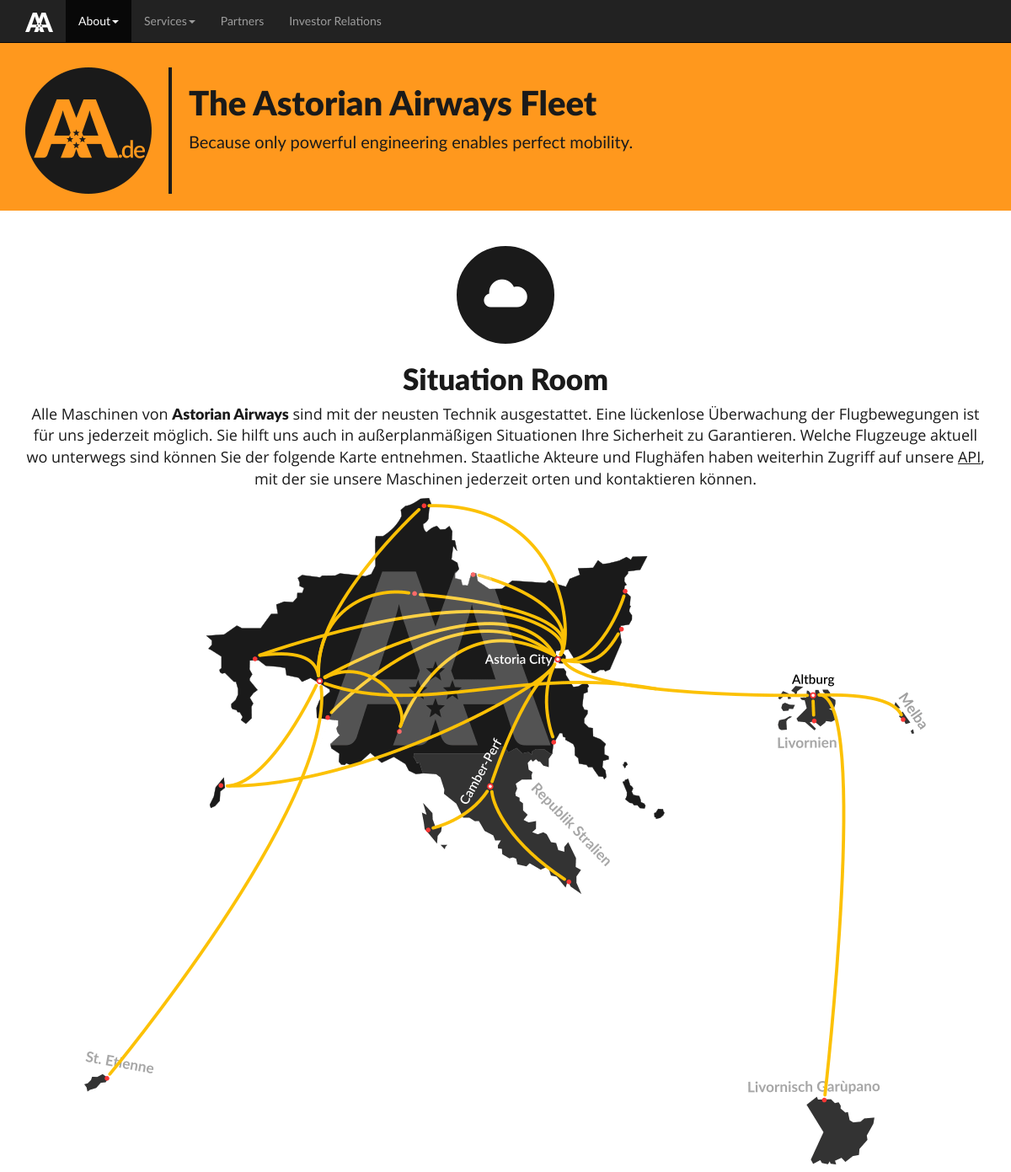
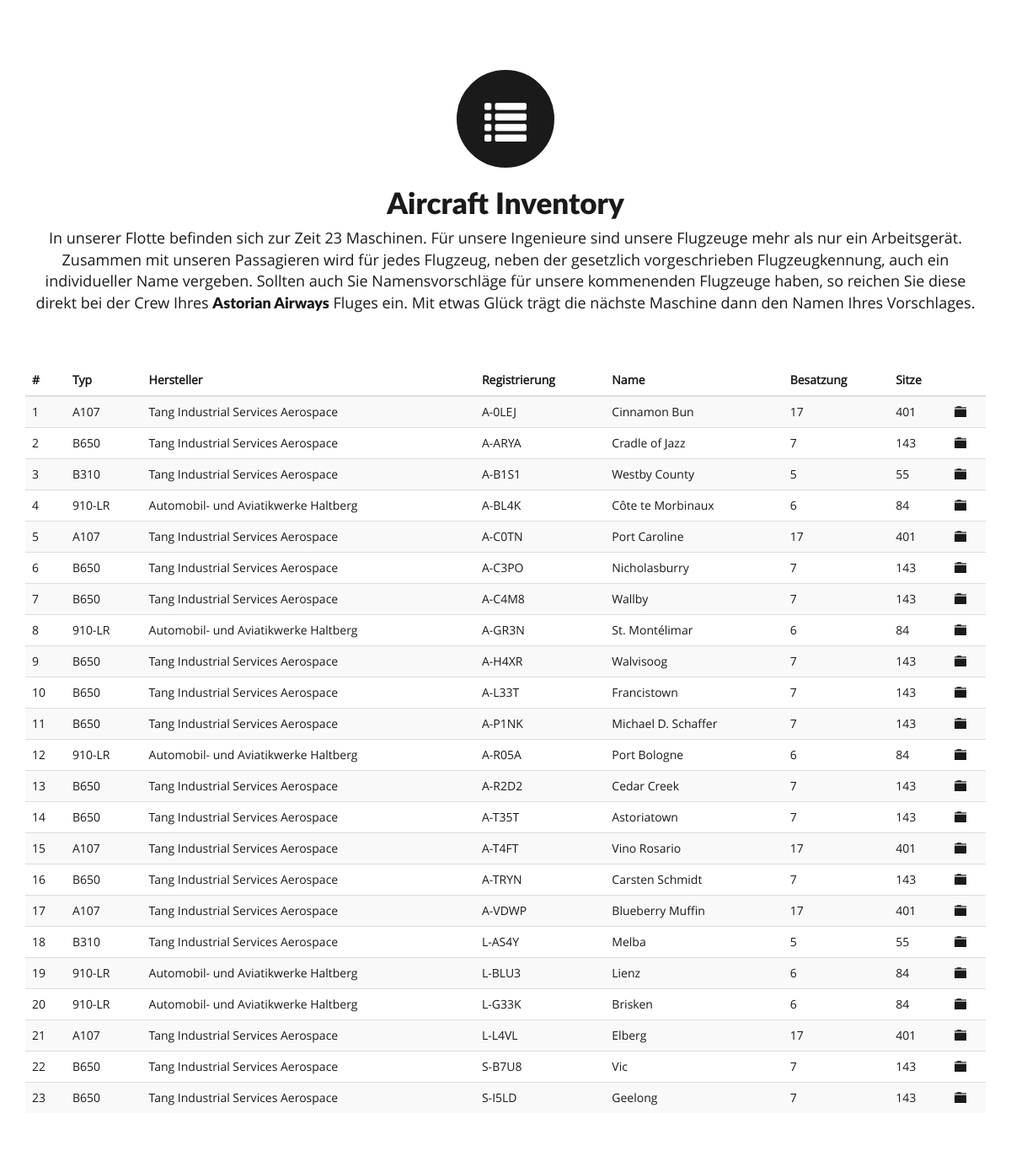
Page /gallery/fleet.html on the committed database (2 pictures, top to bottom).
### aaweb/models.py (models this page shows, shortened)
class Plane(Model):
    aircraft = CharField(max_length=20)
    manufacturer = CharField(max_length=255)
    alias = CharField(unique=True, max_length=100)
    registration = CharField(unique=True, max_length=6)
    pilots = IntegerField()
    purpose = CharField(max_length=255)
    comment = TextField(null=True)
    layout =  ForeignKeyField(PlaneLayout, related_name="layout")
    owner = ForeignKeyField(Company, related_name="owned_planes")
    operator = ForeignKeyField(Company, related_name="leased_planes")
    class Meta:
        database = data_db

class PlaneLayout(Model):
    economy_class = IntegerField(default=0)
    business_class = IntegerField(default=0)
    first_class = IntegerField(default=0)
    flight_attendants = IntegerField()
    picture = CharField()
    class Meta:
        database = data_db

### aaweb/views/gallery.py (the view)
@app.route('/gallery/fleet.html')
def view_fleet():
    planes = Plane.select().order_by(Plane.registration)
    return render_template('gallery/fleet.html', planes=planes)

### aaweb/__init__.py (called while the page is built)
@app.before_request
def session_activity():
  session.modified = True

### aaweb/models.py (called while the page is built)
@app.before_request
def _db_connect():
    data_db.connect()

@app.teardown_request
def _db_close(exc):
    if not data_db.is_closed():
        data_db.close()

### templates/gallery/fleet.html (shortened to what this page needs)
{% extends "base.html" %}
{% set active_page = ["about", "fleet"] %}
{% block banner_color %}bg-color2{% endblock %}
{% block banner_title %}The Astorian Airways Fleet{% endblock %}
{% block banner_content %}Because only powerful engineering enables perfect mobility.{% endblock %}
{% block content %}
    <div class="row last">
        <div class="col-lg-12 centered offer-box">
          <div class="img-circle offer-circle centered bg-black txt-white"><span class="glyphicon glyphicon-cloud" aria-hidden="true"></span></div>
          <h2>Situation Room</h2>
          <p>Alle Maschinen von <span class="mind">Astorian Airways</span> sind mit der neusten Technik ausgestattet. Eine l&uuml;ckenlose &Uuml;berwachung der Flugbewegungen ist f&uuml;r uns jederzeit m&ouml;glich. Sie hilft uns auch in au&szlig;erplanm&auml;&szlig;igen Situationen Ihre Sicherheit zu Garantieren. Welche Flugzeuge aktuell wo unterwegs sind k&ouml;nnen Sie der folgende Karte entnehmen. Staatliche Akteure und Flugh&auml;fen haben weiterhin Zugriff auf unsere <a href="{{ url_for('view_api')}}">API</a>, mit der sie unsere Maschinen jederzeit orten und kontaktieren k&ouml;nnen.</p>
          <img class="img-responsive center-block" src="{{ url_for('gallery_live_map') }}" class="gap">
        </div>
    </div>
    <div class="row last">
        <div class="col-lg-12 centered offer-box">
          <div class="img-circle offer-circle centered bg-black txt-white"><span class="glyphicon glyphicon-list" aria-hidden="true"></span></div>
          <h2>Aircraft Inventory</h2>
          <p>In unserer Flotte befinden sich zur Zeit {{ planes.count() }} Maschinen. F&uuml;r unsere Ingenieure sind unsere Flugzeuge mehr als nur ein Arbeitsger&auml;t. Zusammen mit unseren Passagieren wird f&uuml;r jedes Flugzeug, neben der gesetzlich vorgeschrieben Flugzeugkennung, auch ein individueller Name vergeben. Sollten auch Sie Namensvorschl&auml;ge f&uuml;r unsere kommenenden Flugzeuge haben, so reichen Sie diese direkt bei der Crew Ihres <span class="mind">Astorian Airways</span> Fluges ein. Mit etwas Gl&uuml;ck tr&auml;gt die n&auml;chste Maschine dann den Namen Ihres Vorschlages.</p>
        </div>
    </div>
    <div class="table-responsive">
      <table class="table table-hover table-striped">
        <thead>
          <tr>
            <th>#</th>
            <th>Typ</th>
            <th>Hersteller</th>
            <th>Registrierung</th>
            <th>Name</th>
            <th>Besatzung</th>
            <th>Sitze</th>
            <th></th>
          </tr>
        </thead>
        <tbody>
        {% for p in planes if p.owner.ownCompany %}
          <tr>
            <td>{{ loop.index }}</td>
            <td>{{ p.aircraft }}</td>
            <td>{{ p.manufacturer }}</td>
            <td>{{ p.registration }}</td>
            <td>{{ p.alias }}</td>
            <td>{{ p.pilots +  p.layout.flight_attendants }}</td>
            <td>{{ p.layout.economy_class + p.layout.business_class + p.layout.first_class }}</td>
            <td><a href="{{ url_for('gallery_plane',registration=p.registration) }}"><span class="glyphicon glyphicon-folder-close" aria-hidden="true"></span></a></td>
          </tr>
        {% endfor %}
        </tbody>
      </table>
    </div>
    <div class="row last"></div>
  </div>
{% endblock %}

### templates/base.html (shortened to what this page needs)
{% set active_page = active_page|default(["home"]) -%}
<!DOCTYPE html>
<html lang="en">
  <head>
    <link href="/static/css/bootstrap.min.css" rel="stylesheet">
    <link href="/static/css/base.min.css" rel="stylesheet" type="text/css">
  </head>
  <body>
    {% block navigation %}
    <nav class="navbar navbar-inverse navbar-fixed-top">
      <div class="container">
        <div class="navbar-header">
          <a class="navbar-brand" href="{{ url_for('home') }}"><img src="/static/imgs/logo_small.png" alt="Astorian Airways"></a>
        </div>
        <div id="navbar" class="navbar-collapse collapse">
          <ul class="nav navbar-nav">
            <li class="dropdown{% if "about" in active_page %} active{% endif %}">
              <a href="#" class="dropdown-toggle" data-toggle="dropdown" role="button" aria-expanded="false">About<span class="caret"></span></a>
            </li>
            <li class="dropdown{% if "service" in active_page %} active{% endif %}">
              <a href="#" class="dropdown-toggle" data-toggle="dropdown" role="button" aria-expanded="false">Services<span class="caret"></span></a>
            </li>
            <li{% if "partners" in active_page %} class="active"{% endif %}><a href="{{ url_for('view_partners') }}">Partners</a></li>
            <li{% if "investor" in active_page %} class="active"{% endif %}><a href="{{ url_for('view_investor') }}">Investor Relations</a></li>
        </div>
      </div>
    </nav>
    {% endblock %}
    {% block banner %}
    <div class="banner {% block banner_color %}bg-color2{% endblock %}">
      <div class="container">
        <div class="row">
          <div class="col-lg-12">
          <img src="/static/imgs/logo_a1.png">
            <h1>{% block banner_title %}Some Banner Topic{% endblock %}</h1>
            <p>{% block banner_content %}A random banner content sentence{% endblock %}</p>
          </div>
        </div>
      </div>
    </div>
    {% endblock %}
    <div class="container">
    {% block content %}
    {% endblock %}
  </body>
</html>

### rows in the picture
Plane: aircraft "A107", manufacturer "Tang Industrial Services Aerospace", registration "A-0LEJ", alias "Cinnamon Bun", p.pilots+p.layout.flight_attendants "17", layout "401"
Plane: aircraft "B650", manufacturer "Tang Industrial Services Aerospace", registration "A-ARYA", alias "Cradle of Jazz", p.pilots+p.layout.flight_attendants "7", layout "143"
Plane: aircraft "B310", manufacturer "Tang Industrial Services Aerospace", registration "A-B1S1", alias "Westby County", p.pilots+p.layout.flight_attendants "5", layout "55"
Plane: aircraft "910-LR", manufacturer "Automobil- und Aviatikwerke Haltberg", registration "A-BL4K", alias "Côte te Morbinaux", p.pilots+p.layout.flight_attendants "6", layout "84"
Plane: aircraft "A107", manufacturer "Tang Industrial Services Aerospace", registration "A-C0TN", alias "Port Caroline", p.pilots+p.layout.flight_attendants "17", layout "401"
Plane: aircraft "B650", manufacturer "Tang Industrial Services Aerospace", registration "A-C3PO", alias "Nicholasburry", p.pilots+p.layout.flight_attendants "7", layout "143"
Plane: aircraft "B650", manufacturer "Tang Industrial Services Aerospace", registration "A-C4M8", alias "Wallby", p.pilots+p.layout.flight_attendants "7", layout "143"
Plane: aircraft "910-LR", manufacturer "Automobil- und Aviatikwerke Haltberg", registration "A-GR3N", alias "St. Montélimar", p.pilots+p.layout.flight_attendants "6", layout "84"
Plane: aircraft "B650", manufacturer "Tang Industrial Services Aerospace", registration "A-H4XR", alias "Walvisoog", p.pilots+p.layout.flight_attendants "7", layout "143"
Plane: aircraft "B650", manufacturer "Tang Industrial Services Aerospace", registration "A-L33T", alias "Francistown", p.pilots+p.layout.flight_attendants "7", layout "143"
Plane: aircraft "B650", manufacturer "Tang Industrial Services Aerospace", registration "A-P1NK", alias "Michael D. Schaffer", p.pilots+p.layout.flight_attendants "7", layout "143"
Plane: aircraft "910-LR", manufacturer "Automobil- und Aviatikwerke Haltberg", registration "A-R05A", alias "Port Bologne", p.pilots+p.layout.flight_attendants "6", layout "84"
Plane: aircraft "B650", manufacturer "Tang Industrial Services Aerospace", registration "A-R2D2", alias "Cedar Creek", p.pilots+p.layout.flight_attendants "7", layout "143"
Plane: aircraft "B650", manufacturer "Tang Industrial Services Aerospace", registration "A-T35T", alias "Astoriatown", p.pilots+p.layout.flight_attendants "7", layout "143"
Plane: aircraft "A107", manufacturer "Tang Industrial Services Aerospace", registration "A-T4FT", alias "Vino Rosario", p.pilots+p.layout.flight_attendants "17", layout "401"
Plane: aircraft "B650", manufacturer "Tang Industrial Services Aerospace", registration "A-TRYN", alias "Carsten Schmidt", p.pilots+p.layout.flight_attendants "7", layout "143"
Plane: aircraft "A107", manufacturer "Tang Industrial Services Aerospace", registration "A-VDWP", alias "Blueberry Muffin", p.pilots+p.layout.flight_attendants "17", layout "401"
Plane: aircraft "B310", manufacturer "Tang Industrial Services Aerospace", registration "L-AS4Y", alias "Melba", p.pilots+p.layout.flight_attendants "5", layout "55"
Plane: aircraft "910-LR", manufacturer "Automobil- und Aviatikwerke Haltberg", registration "L-BLU3", alias "Lienz", p.pilots+p.layout.flight_attendants "6", layout "84"
Plane: aircraft "910-LR", manufacturer "Automobil- und Aviatikwerke Haltberg", registration "L-G33K", alias "Brisken", p.pilots+p.layout.flight_attendants "6", layout "84"
Plane: aircraft "A107", manufacturer "Tang Industrial Services Aerospace", registration "L-L4VL", alias "Elberg", p.pilots+p.layout.flight_attendants "17", layout "401"
Plane: aircraft "B650", manufacturer "Tang Industrial Services Aerospace", registration "S-B7U8", alias "Vic", p.pilots+p.layout.flight_attendants "7", layout "143"
Plane: aircraft "B650", manufacturer "Tang Industrial Services Aerospace", registration "S-I5LD", alias "Geelong", p.pilots+p.layout.flight_attendants "7", layout "143"

### other values in the picture
{{ planes.count() }} "23"
